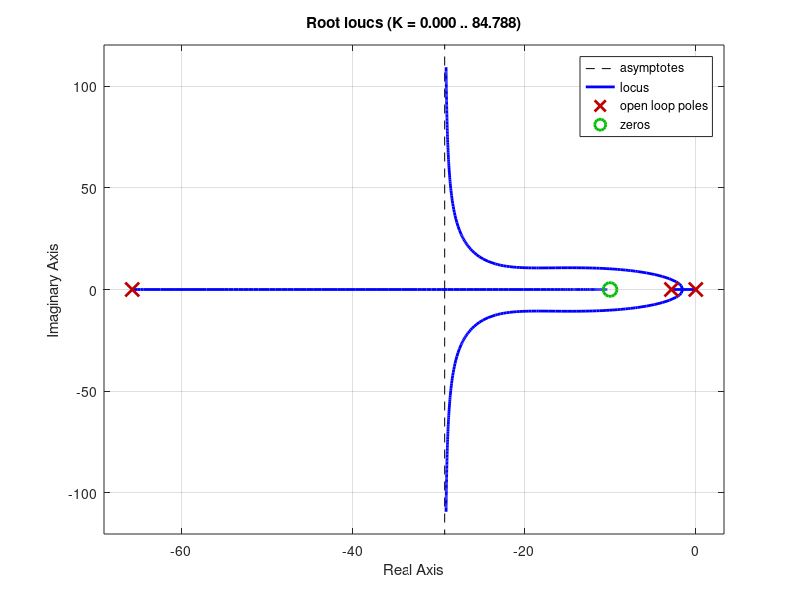

Here is the MATLAB script that generated this plot:
close all
clear all 
clc

s=tf('s');

% Parameter
kM=1.2;
LA=0.035;
RA=2.4;
JA=0.22;
r=0.1;

% Phi/U_R
sysM=1/(s^3*LA*JA/kM+s^2*JA*RA/kM+kM*s);

% IT_1-block
step(sysM);

% Root Locus
rlocus(sysM);

% Paraemter definition of control system
Mp=0.1; % 10% overshoot
ts=1;   % 1s settling time
D=-log(Mp)/sqrt(pi()^2+log(Mp)^2);
wn=4/(ts*D);
sgrid(D,wn);


% P-controller
sysP=150;

% Feedback control system
sys=feedback(sysP*sysM,1,-1);

step(sys);

% D-controler
z_c=10;
sysD=(s+z_c);
rlocus(sysM*sysD);
sysP=10;

% Feedback control system with PD controller
sys=feedback(sysD*sysP*sysM,1,-1);
